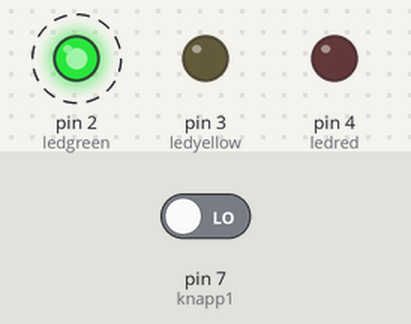
Bench run of a sketch on a simulated Arduino Uno, built with avr-gcc and run on an emulated ATmega328P. Shown: output pins drawn as LEDs (lit = HIGH). Dashed ring = blinking. Inputs (shaded band) come from the test bench; at power-on: pin 7 (knapp1) LOW.

Above: at 1.25 s.
1.3 s: pin 7 (knapp1) driven HIGH
At 1.65 s:
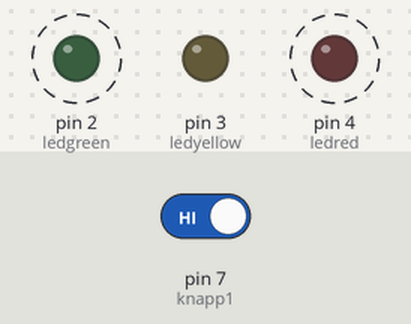
4.3 s: pin 7 (knapp1) driven LOW
At 4.45 s:
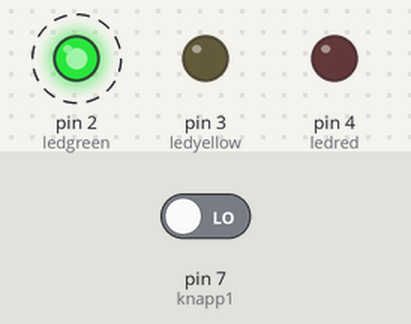
Timing chart, 0 to 13.3 s (numbered marks = the images above; inputs shaded):
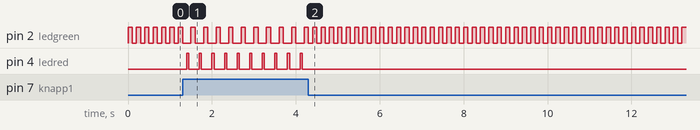

Measured:
- after the input at 1.3 s, pin 2 (ledgreen): alternates HIGH for 0.10 s and LOW for 0.20 s, starting after 0.20 s; pin 4 (ledred): alternates HIGH for 0.05 s and LOW for 0.25 s, starting after 0.10 s
- after the input at 4.3 s, pin 2 (ledgreen): alternates HIGH for 0.10 s and LOW for 0.10 s, starting after 0.10 s; pin 4 (ledred): stops changing and stays LOW
- by itself, pin 2 (ledgreen): alternates HIGH for 0.10 s and LOW for 0.10 s

The sketch:

binary_clock_test.ino
```cpp
int ledgreen = 2;
int ledyellow = 3;
int ledred = 4;
int buttonstate = 0;

const int knapp1 = 7;
const int knapp2 = 8;


void setup() {
  pinMode(ledgreen, OUTPUT);
  pinMode(ledyellow, OUTPUT);
  pinMode(ledred, OUTPUT);
  pinMode(knapp1, INPUT);
  pinMode(knapp2, INPUT);
}

void check(){
  if (buttonstate == HIGH) {

    digitalWrite(ledred, HIGH);
    delay(50);
    digitalWrite(ledred, LOW);
    delay(50);

  }
}

void loop(){
  buttonstate = digitalRead(knapp1);

check();

 digitalWrite(ledgreen, HIGH);
 delay(100);
 digitalWrite(ledgreen, LOW);
 delay(100);

}
```
